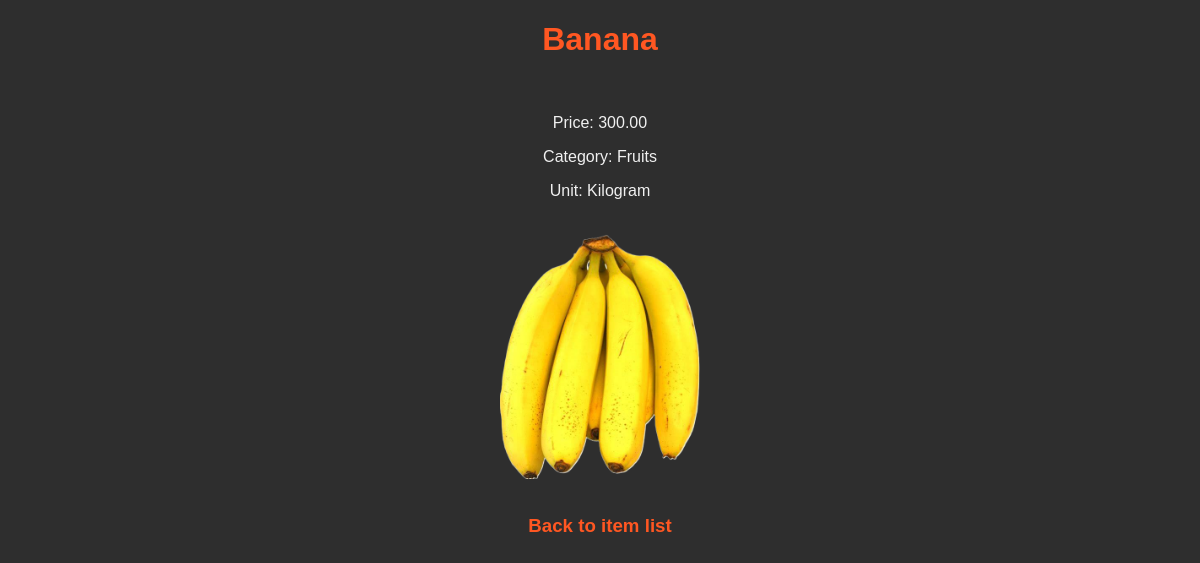
The page /app/item/view/1/ on the database its author committed.
### app/models.py (models this page shows, shortened)
class Item (models.Model):
    name = models.CharField(max_length = 20)
    price = models.DecimalField(max_digits=8, decimal_places=2)
    image = models.ImageField(upload_to = 'items/')
    category = models.ForeignKey(Category, on_delete = models.CASCADE)
    unit = models.ForeignKey(Unit, on_delete = models.CASCADE)

class Category (models.Model):
    name = models.CharField(max_length=20)
    def __str__(self):
        return self.name

class Unit (models.Model):
    name = models.CharField(max_length=20)
    def __str__(self):
        return self.name

### app/views.py (the view)
# urls.py: path('item/view/<int:id>/', views.item_detail, name='item_detail'),
def item_detail(request, id):
    item = get_object_or_404(Item, pk=id)
    return render(request, 'item_detail.html', {'item': item})

### app/templates/item_detail.html (shortened to what this page needs)
<!DOCTYPE html>
<html lang="en">
<head>
    {% load static %}
</head>
<body>
    <h1>{{ item.name }}</h1>
    <br>
    <p>Price: {{ item.price }}</p>
    <p>Category: {{ item.category }}</p>
    <p>Unit: {{ item.unit }}</p>
    <br>
    <img src="{% static item.image %}" alt="{{ item.name }}" width="200">
    <br>
    <br>
    <a href="{% url 'items' %}"><h3>Back to item list</h3></a>
</body>
</html>

### app/templates/item_detail.html (style rules this page uses)
body { background-color: #2e2e2e; color: #f0f0f0; font-family: Arial, sans-serif; margin: 20px; text-align: center; }
h1 { color: #ff5722; }
img { display: block; margin: 0 auto; }
a { color: #ff5722; text-decoration: none; }
a h3 { margin: 0; }

### rows shown on the page
Item: name "Banana", price "300.00", category "Fruits", unit "Kilogram", image+name (picture)
